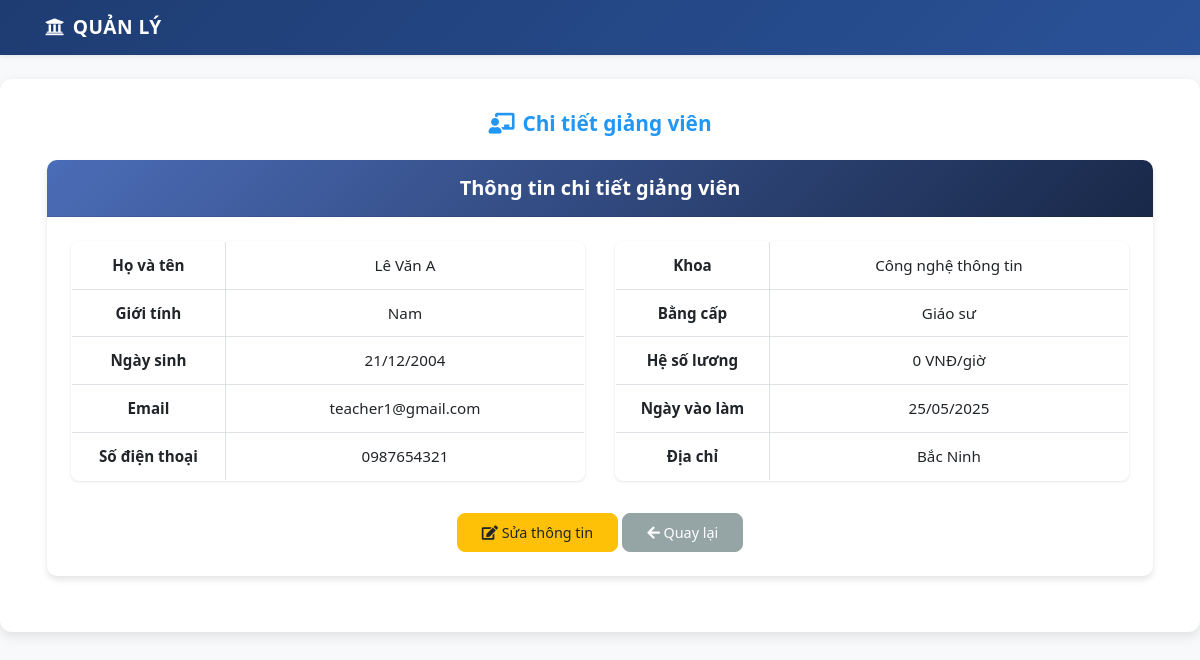
The app's page /modules/giaovien/chitiet.php?id=GV001 with its own data.
### tables this page shows
CREATE TABLE giaovien (
    
    ma_gv VARCHAR(10) PRIMARY KEY,
    ho_ten VARCHAR(100) NOT NULL,
    gioi_tinh ENUM('Nam', 'Nữ') NOT NULL,
    ngay_sinh DATE,
    dia_chi TEXT,
    email VARCHAR(100) UNIQUE,
    so_dien_thoai VARCHAR(15),
    ma_khoa VARCHAR(10),
    ma_bangcap VARCHAR(10),
    ngay_vao_lam DATE,
    trang_thai TINYINT(1) DEFAULT 1,
    FOREIGN KEY (ma_khoa) REFERENCES khoa(ma_khoa),
    FOREIGN KEY (ma_bangcap) REFERENCES bangcap(ma_bangcap)
);

CREATE TABLE khoa (
    ma_khoa VARCHAR(10) PRIMARY KEY,
    ten_khoa VARCHAR(100) NOT NULL
);

CREATE TABLE bangcap (
    ma_bangcap VARCHAR(10) PRIMARY KEY,
    ten_bangcap VARCHAR(50) NOT NULL,
    he_so_luong DECIMAL(10,2) ,
    he_so DECIMAL(3,1) NOT NULL
);

### config/auth.php (called while the page is built, shortened)
<?php
function isLoggedIn()
{
    return isset($_SESSION['user_id']);
}

### modules/giaovien/chitiet.php (the view, shortened to what this page needs)
<?php
require_once '../header.php';
$database = new Database();
$conn = $database->getConnection();
$id = isset($_GET['id']) ? $_GET['id'] : die('Lỗi: Không tìm thấy ID');
$sql = "SELECT gv.*, k.ten_khoa, bc.ten_bangcap, bc.he_so_luong
        FROM giaovien gv
        LEFT JOIN khoa k ON gv.ma_khoa = k.ma_khoa
        LEFT JOIN bangcap bc ON gv.ma_bangcap = bc.ma_bangcap
        WHERE gv.ma_gv = ?";
$stmt = $conn->prepare($sql);
$stmt->execute([$id]);
$giaovien = $stmt->fetch(PDO::FETCH_ASSOC);
echo getHeader("Chi tiết giảng viên");
?>
<head>
    <link rel="stylesheet" href="https://stackpath.bootstrapcdn.com/bootstrap/4.5.2/css/bootstrap.min.css">
    <link rel="stylesheet" href="<?= $root_path ?>assets/css/style.css">
    <link rel="stylesheet" href="https://cdnjs.cloudflare.com/ajax/libs/font-awesome/5.15.4/css/all.min.css">
</head>
<div class="container">
    <div class="card">
        <div class="card-header bg-primary text-white">
            <h3 class="card-title mb-0">Thông tin chi tiết giảng viên</h3>
        </div>
        <div class="card-body">
            <div class="row">
                <div class="col-md-6">
                    <table class="table table-bordered">
                        <tr>
                            <th width="30%">Họ và tên</th>
                            <td><?= htmlspecialchars($giaovien['ho_ten']) ?></td>
                        </tr>
                        <tr>
                            <th>Giới tính</th>
                            <td><?= $giaovien['gioi_tinh'] ?></td>
                        </tr>
                        <tr>
                            <th>Ngày sinh</th>
                            <td><?= date('d/m/Y', strtotime($giaovien['ngay_sinh'])) ?></td>
                        </tr>
                        <tr>
                            <th>Email</th>
                            <td><?= htmlspecialchars($giaovien['email']) ?></td>
                        </tr>
                        <tr>
                            <th>Số điện thoại</th>
                            <td><?= htmlspecialchars($giaovien['so_dien_thoai']) ?></td>
                        </tr>
                    </table>
                </div>
                <div class="col-md-6">
                    <table class="table table-bordered">
                        <tr>
                            <th width="30%">Khoa</th>
                            <td><?= htmlspecialchars($giaovien['ten_khoa']) ?></td>
                        </tr>
                        <tr>
                            <th>Bằng cấp</th>
                            <td><?= htmlspecialchars($giaovien['ten_bangcap']) ?></td>
                        </tr>
                        <tr>
                            <th>Hệ số lương</th>
                            <td><?= number_format($giaovien['he_so_luong']) ?> VNĐ/giờ</td>
                        </tr>
                        <tr>
                            <th>Ngày vào làm</th>
                            <td><?= date('d/m/Y', strtotime($giaovien['ngay_vao_lam'])) ?></td>
                        </tr>
                        <tr>
                            <th>Địa chỉ</th>
                            <td><?= nl2br(htmlspecialchars($giaovien['dia_chi'])) ?></td>
                        </tr>
                    </table>
                </div>
            </div>
            <div class="text-center mt-3">
                <a href="sua.php?id=<?= $giaovien['ma_gv'] ?>" class="btn btn-warning">
                    <i class="fas fa-edit"></i> Sửa thông tin
                </a>
                <a href="index.php" class="btn btn-secondary">
                    <i class="fas fa-arrow-left"></i> Quay lại
                </a>
            </div>
        </div>
    </div>
</div>

### assets/css/style.css (style rules this page uses)
body { background-color: #f8f9fa; font-family: "Segoe UI", Tahoma, Geneva, Verdana, sans-serif; }
h1, h2, h3, h4 { font-weight: 600; font-size: 1.25rem; }
.btn { font-size: 0.9rem; padding: 0.4rem 1.2rem; }
.table { background: #fff; border-radius: 8px; overflow: hidden; box-shadow: 0 1px 3px rgba(0, 0, 0, 0.1); }
.card { border: none; border-radius: 10px; box-shadow: 0 4px 6px rgba(0, 0, 0, 0.1); margin-bottom: 1.5rem; transition: transform 0.3s ease, box-shadow 0.3s ease; }
.card-header { background: linear-gradient(135deg, #4b6cb7 0%, #182848 100%); color: white; border-radius: 10px 10px 0 0 !important; padding: 1rem 1.5rem; }
.card-body { padding: 1.5rem; }
.btn { border-radius: 8px; padding: 0.5rem 1.5rem; font-weight: 500; transition: all 0.3s ease; }
.btn-secondary { background: #95a5a6; border-color: #95a5a6; }

### records on screen
giaovien: ho_ten "Lê Văn A", gioi_tinh "Nam", ngay_sinh "21/12/2004", email "teacher1@gmail.com", so_dien_thoai "0987654321", ma_khoa.ten_khoa "Công nghệ thông tin", ma_bangcap.ten_bangcap "Giáo sư", ma_bangcap.he_so_luong "0", ngay_vao_lam "25/05/2025", dia_chi "Bắc Ninh"

### other values on screen
$title "Chi tiết giảng viên"
